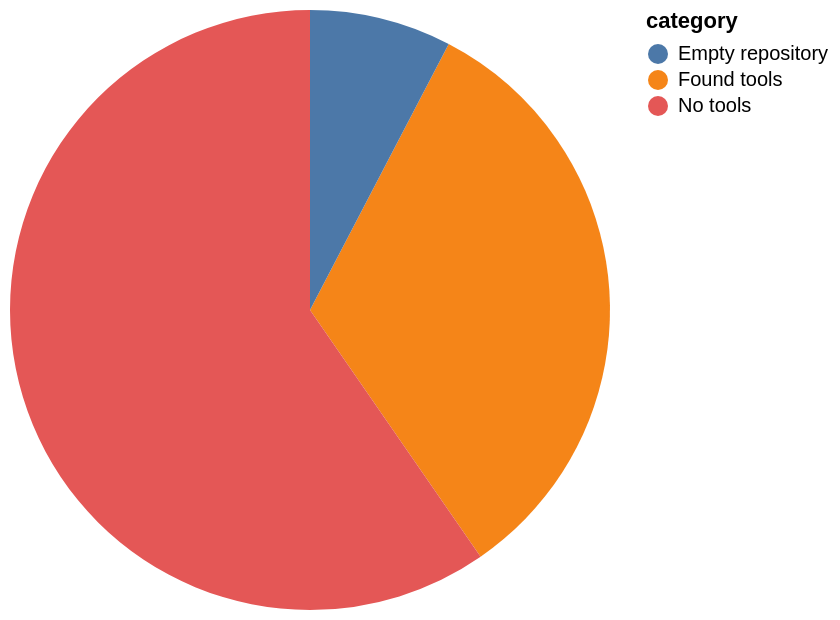

This figure's Vega-Lite source:
### Vega-Lite specification from a JSON file in a GitHub repository (floating-point values rounded to 4 significant figures)
{"$schema": "https://vega.github.io/schema/vega-lite/v5.json", "description": "A simple pie chart with embedded data.", "data": {"values": [{"category": "Found tools", "value": 200447}, {"category": "No tools", "value": 365250}, {"category": "Empty repository", "value": 46860}]}, "mark": "arc", "encoding": {"theta": {"field": "value", "type": "quantitative"}, "color": {"field": "category", "type": "nominal"}}}
